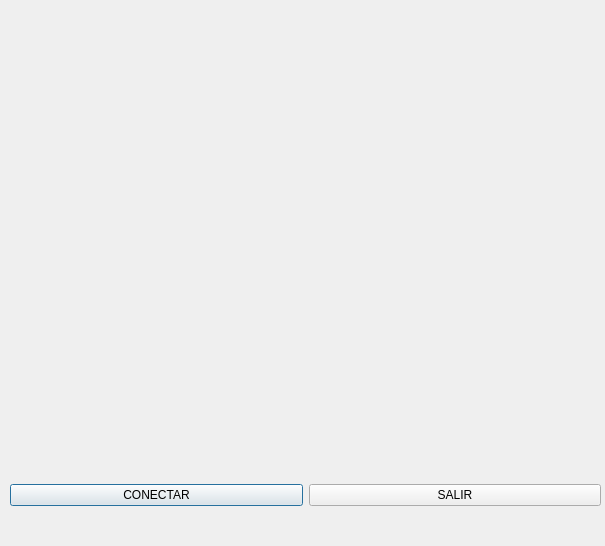
<?xml version="1.0" encoding="UTF-8"?>
<ui version="4.0">
 <class>Dialog</class>
 <widget class="QDialog" name="Dialog">
  <property name="geometry">
   <rect>
    <x>0</x>
    <y>0</y>
    <width>605</width>
    <height>546</height>
   </rect>
  </property>
  <property name="windowTitle">
   <string>Dialog</string>
  </property>
  <widget class="PlotWidget" name="graphWidget" native="true">
   <property name="geometry">
    <rect>
     <x>9</x>
     <y>9</y>
     <width>591</width>
     <height>441</height>
    </rect>
   </property>
  </widget>
  <widget class="QWidget" name="horizontalLayoutWidget">
   <property name="geometry">
    <rect>
     <x>10</x>
     <y>470</y>
     <width>591</width>
     <height>51</height>
    </rect>
   </property>
   <layout class="QHBoxLayout" name="horizontalLayout">
    <item>
     <widget class="QPushButton" name="cmdConectar">
      <property name="text">
       <string>CONECTAR</string>
      </property>
     </widget>
    </item>
    <item>
     <widget class="QPushButton" name="cmdSalir">
      <property name="text">
       <string>SALIR</string>
      </property>
     </widget>
    </item>
   </layout>
  </widget>
 </widget>
 <customwidgets>
  <customwidget>
   <class>PlotWidget</class>
   <extends>QWidget</extends>
   <header location="global">pyqtgraph</header>
   <container>1</container>
  </customwidget>
 </customwidgets>
 <resources/>
 <connections/>
</ui>
